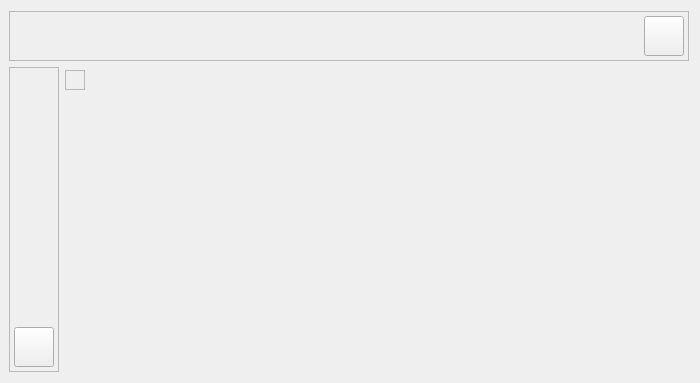
<?xml version="1.0" encoding="UTF-8"?>
<ui version="4.0">
 <class>UI_Launchpad</class>
 <widget class="QWidget" name="UI_Launchpad">
  <property name="geometry">
   <rect>
    <x>0</x>
    <y>0</y>
    <width>700</width>
    <height>383</height>
   </rect>
  </property>
  <property name="windowTitle">
   <string>Form</string>
  </property>
  <layout class="QGridLayout" name="gridLayout">
   <property name="leftMargin">
    <number>9</number>
   </property>
   <item row="1" column="0" rowspan="2">
    <widget class="QFrame" name="leftFrame">
     <property name="minimumSize">
      <size>
       <width>0</width>
       <height>26</height>
      </size>
     </property>
     <property name="maximumSize">
      <size>
       <width>50</width>
       <height>16777215</height>
      </size>
     </property>
     <property name="frameShape">
      <enum>QFrame::StyledPanel</enum>
     </property>
     <property name="frameShadow">
      <enum>QFrame::Raised</enum>
     </property>
     <layout class="QVBoxLayout" name="verticalLayout">
      <property name="spacing">
       <number>4</number>
      </property>
      <property name="leftMargin">
       <number>4</number>
      </property>
      <property name="topMargin">
       <number>4</number>
      </property>
      <property name="rightMargin">
       <number>4</number>
      </property>
      <property name="bottomMargin">
       <number>4</number>
      </property>
      <item>
       <spacer name="verticalSpacer">
        <property name="minimumSize">
         <size>
          <width>0</width>
          <height>26</height>
         </size>
        </property>
        <property name="orientation">
         <enum>Qt::Vertical</enum>
        </property>
        <property name="sizeHint" stdset="0">
         <size>
          <width>20</width>
          <height>40</height>
         </size>
        </property>
       </spacer>
      </item>
      <item>
       <widget class="QPushButton" name="bottomAddButton">
        <property name="minimumSize">
         <size>
          <width>40</width>
          <height>40</height>
         </size>
        </property>
        <property name="maximumSize">
         <size>
          <width>40</width>
          <height>40</height>
         </size>
        </property>
        <property name="text">
         <string/>
        </property>
        <property name="iconSize">
         <size>
          <width>32</width>
          <height>32</height>
         </size>
        </property>
       </widget>
      </item>
     </layout>
    </widget>
   </item>
   <item row="1" column="1">
    <widget class="QFrame" name="launchpadGridFrame">
     <property name="minimumSize">
      <size>
       <width>200</width>
       <height>26</height>
      </size>
     </property>
     <property name="frameShape">
      <enum>QFrame::StyledPanel</enum>
     </property>
     <property name="frameShadow">
      <enum>QFrame::Raised</enum>
     </property>
     <layout class="QGridLayout" name="gridLayout_2">
      <property name="sizeConstraint">
       <enum>QLayout::SetFixedSize</enum>
      </property>
     </layout>
    </widget>
   </item>
   <item row="2" column="1">
    <spacer name="verticalSpacer_2">
     <property name="minimumSize">
      <size>
       <width>0</width>
       <height>26</height>
      </size>
     </property>
     <property name="orientation">
      <enum>Qt::Vertical</enum>
     </property>
     <property name="sizeHint" stdset="0">
      <size>
       <width>20</width>
       <height>40</height>
      </size>
     </property>
    </spacer>
   </item>
   <item row="1" column="2">
    <spacer name="horizontalSpacer_2">
     <property name="minimumSize">
      <size>
       <width>0</width>
       <height>26</height>
      </size>
     </property>
     <property name="orientation">
      <enum>Qt::Horizontal</enum>
     </property>
     <property name="sizeHint" stdset="0">
      <size>
       <width>40</width>
       <height>20</height>
      </size>
     </property>
    </spacer>
   </item>
   <item row="0" column="0" colspan="3">
    <widget class="QFrame" name="topFrame">
     <property name="minimumSize">
      <size>
       <width>0</width>
       <height>26</height>
      </size>
     </property>
     <property name="maximumSize">
      <size>
       <width>16777215</width>
       <height>50</height>
      </size>
     </property>
     <property name="frameShape">
      <enum>QFrame::StyledPanel</enum>
     </property>
     <property name="frameShadow">
      <enum>QFrame::Raised</enum>
     </property>
     <layout class="QHBoxLayout" name="horizontalLayout">
      <property name="spacing">
       <number>4</number>
      </property>
      <property name="leftMargin">
       <number>4</number>
      </property>
      <property name="topMargin">
       <number>4</number>
      </property>
      <property name="rightMargin">
       <number>4</number>
      </property>
      <property name="bottomMargin">
       <number>4</number>
      </property>
      <item>
       <spacer name="horizontalSpacer">
        <property name="minimumSize">
         <size>
          <width>0</width>
          <height>26</height>
         </size>
        </property>
        <property name="orientation">
         <enum>Qt::Horizontal</enum>
        </property>
        <property name="sizeHint" stdset="0">
         <size>
          <width>40</width>
          <height>20</height>
         </size>
        </property>
       </spacer>
      </item>
      <item>
       <widget class="QPushButton" name="topAddButton">
        <property name="minimumSize">
         <size>
          <width>40</width>
          <height>40</height>
         </size>
        </property>
        <property name="maximumSize">
         <size>
          <width>40</width>
          <height>40</height>
         </size>
        </property>
        <property name="text">
         <string/>
        </property>
        <property name="iconSize">
         <size>
          <width>32</width>
          <height>32</height>
         </size>
        </property>
       </widget>
      </item>
     </layout>
    </widget>
   </item>
  </layout>
 </widget>
 <resources/>
 <connections/>
</ui>
